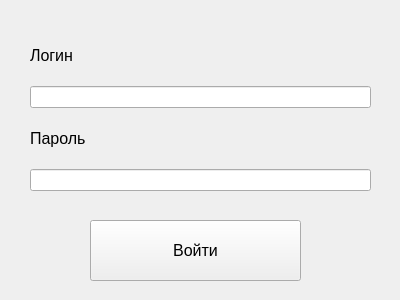
<?xml version="1.0" encoding="UTF-8"?>
<ui version="4.0">
 <class>Sign</class>
 <widget class="QWidget" name="Sign">
  <property name="geometry">
   <rect>
    <x>0</x>
    <y>0</y>
    <width>400</width>
    <height>300</height>
   </rect>
  </property>
  <property name="windowTitle">
   <string>Вход</string>
  </property>
  <widget class="QPushButton" name="pushButton">
   <property name="geometry">
    <rect>
     <x>90</x>
     <y>220</y>
     <width>211</width>
     <height>61</height>
    </rect>
   </property>
   <property name="font">
    <font>
     <pointsize>12</pointsize>
    </font>
   </property>
   <property name="text">
    <string>Войти</string>
   </property>
  </widget>
  <widget class="QWidget" name="">
   <property name="geometry">
    <rect>
     <x>30</x>
     <y>30</y>
     <width>341</width>
     <height>161</height>
    </rect>
   </property>
   <layout class="QVBoxLayout" name="verticalLayout_3">
    <item>
     <layout class="QVBoxLayout" name="verticalLayout">
      <item>
       <widget class="QLabel" name="label_sign_login">
        <property name="font">
         <font>
          <pointsize>12</pointsize>
         </font>
        </property>
        <property name="text">
         <string>Логин</string>
        </property>
       </widget>
      </item>
      <item>
       <widget class="QLineEdit" name="lineEdit_sign_login"/>
      </item>
     </layout>
    </item>
    <item>
     <layout class="QVBoxLayout" name="verticalLayout_2">
      <item>
       <widget class="QLabel" name="label_sign_password">
        <property name="font">
         <font>
          <pointsize>12</pointsize>
         </font>
        </property>
        <property name="text">
         <string>Пароль</string>
        </property>
       </widget>
      </item>
      <item>
       <widget class="QLineEdit" name="lineEdit_sign_password"/>
      </item>
     </layout>
    </item>
   </layout>
  </widget>
 </widget>
 <resources/>
 <connections/>
</ui>
